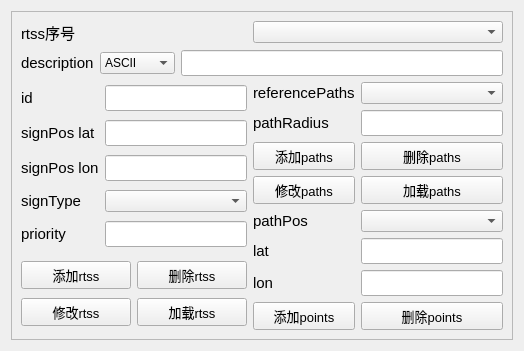
        <widget class="QWidget" name="tab_rtss">
         <attribute name="title">
          <string>rtss</string>
         </attribute>
         <layout class="QGridLayout" name="gridLayout_2">
          <item row="0" column="0">
           <widget class="QFrame" name="frame_6">
            <property name="frameShape">
             <enum>QFrame::StyledPanel</enum>
            </property>
            <property name="frameShadow">
             <enum>QFrame::Raised</enum>
            </property>
            <layout class="QGridLayout" name="gridLayout_13">
             <item row="0" column="0">
              <widget class="QLabel" name="label_77">
               <property name="font">
                <font>
                 <family>Arial</family>
                 <pointsize>11</pointsize>
                </font>
               </property>
               <property name="text">
                <string>rtss序号</string>
               </property>
              </widget>
             </item>
             <item row="0" column="1">
              <widget class="QComboBox" name="comboBox_rtss"/>
             </item>
             <item row="1" column="0" colspan="2">
              <layout class="QGridLayout" name="gridLayout_17">
               <item row="0" column="0">
                <widget class="QLabel" name="label_68">
                 <property name="font">
                  <font>
                   <family>Arial</family>
                   <pointsize>11</pointsize>
                  </font>
                 </property>
                 <property name="text">
                  <string>description</string>
                 </property>
                </widget>
               </item>
               <item row="0" column="1">
                <widget class="QComboBox" name="comboBox_rtssDesc">
                 <item>
                  <property name="text">
                   <string>ASCII</string>
                  </property>
                 </item>
                 <item>
                  <property name="text">
                   <string>GB2312</string>
                  </property>
                 </item>
                </widget>
               </item>
               <item row="0" column="2">
                <widget class="QLineEdit" name="lineEdit_rtssDesc">
                 <property name="font">
                  <font>
                   <family>Arial</family>
                   <pointsize>11</pointsize>
                  </font>
                 </property>
                </widget>
               </item>
              </layout>
             </item>
             <item row="2" column="0">
              <layout class="QGridLayout" name="gridLayout_16">
               <item row="2" column="1">
                <widget class="QLineEdit" name="lineEdit_rtssLon">
                 <property name="font">
                  <font>
                   <family>Arial</family>
                   <pointsize>11</pointsize>
                  </font>
                 </property>
                </widget>
               </item>
               <item row="1" column="1">
                <widget class="QLineEdit" name="lineEdit_rtssLat">
                 <property name="font">
                  <font>
                   <family>Arial</family>
                   <pointsize>11</pointsize>
                  </font>
                 </property>
                </widget>
               </item>
               <item row="4" column="0">
                <widget class="QLabel" name="label_79">
                 <property name="font">
                  <font>
                   <family>Arial</family>
                   <pointsize>11</pointsize>
                  </font>
                 </property>
                 <property name="text">
                  <string>priority</string>
                 </property>
                </widget>
               </item>
               <item row="2" column="0">
                <widget class="QLabel" name="label_76">
                 <property name="font">
                  <font>
                   <family>Arial</family>
                   <pointsize>11</pointsize>
                  </font>
                 </property>
                 <property name="text">
                  <string>signPos lon</string>
                 </property>
                </widget>
               </item>
               <item row="3" column="1">
                <widget class="QComboBox" name="comboBox_rtssType"/>
               </item>
               <item row="0" column="0">
                <widget class="QLabel" name="label_80">
                 <property name="font">
                  <font>
                   <family>Arial</family>
                   <pointsize>11</pointsize>
                  </font>
                 </property>
                 <property name="text">
                  <string>id</string>
                 </property>
                </widget>
               </item>
               <item row="3" column="0">
                <widget class="QLabel" name="label_78">
                 <property name="font">
                  <font>
                   <family>Arial</family>
                   <pointsize>11</pointsize>
                  </font>
                 </property>
                 <property name="text">
                  <string>signType</string>
                 </property>
                </widget>
               </item>
               <item row="4" column="1">
                <widget class="QLineEdit" name="lineEdit_rtssPriority">
                 <property name="font">
                  <font>
                   <family>Arial</family>
                   <pointsize>11</pointsize>
                  </font>
                 </property>
                </widget>
               </item>
               <item row="1" column="0">
                <widget class="QLabel" name="label_75">
                 <property name="font">
                  <font>
                   <family>Arial</family>
                   <pointsize>11</pointsize>
                  </font>
                 </property>
                 <property name="text">
                  <string>signPos lat</string>
                 </property>
                </widget>
               </item>
               <item row="0" column="1">
                <widget class="QLineEdit" name="lineEdit_rtssId">
                 <property name="font">
                  <font>
                   <family>Arial</family>
                   <pointsize>11</pointsize>
                  </font>
                 </property>
                </widget>
               </item>
              </layout>
             </item>
             <item row="3" column="0">
              <layout class="QGridLayout" name="gridLayout_18">
               <item row="1" column="0">
                <widget class="QPushButton" name="pushButton_RtssMod">
                 <property name="font">
                  <font>
                   <family>Arial</family>
                   <pointsize>10</pointsize>
                  </font>
                 </property>
                 <property name="text">
                  <string>修改rtss</string>
                 </property>
                </widget>
               </item>
               <item row="0" column="1">
                <widget class="QPushButton" name="pushButton_rtssDel">
                 <property name="font">
                  <font>
                   <family>Arial</family>
                   <pointsize>10</pointsize>
                  </font>
                 </property>
                 <property name="text">
                  <string>删除rtss</string>
                 </property>
                </widget>
               </item>
               <item row="1" column="1">
                <widget class="QPushButton" name="pushButton_RtssLoad">
                 <property name="font">
                  <font>
                   <family>Arial</family>
                   <pointsize>10</pointsize>
                  </font>
                 </property>
                 <property name="text">
                  <string>加载rtss</string>
                 </property>
                </widget>
               </item>
               <item row="0" column="0">
                <widget class="QPushButton" name="pushButton_rtssAdd">
                 <property name="font">
                  <font>
                   <family>Arial</family>
                   <pointsize>10</pointsize>
                  </font>
                 </property>
                 <property name="text">
                  <string>添加rtss</string>
                 </property>
                </widget>
               </item>
              </layout>
             </item>
             <item row="2" column="1" rowspan="2">
              <layout class="QGridLayout" name="gridLayout_4">
               <item row="0" column="0">
                <widget class="QLabel" name="label_71">
                 <property name="font">
                  <font>
                   <family>Arial</family>
                   <pointsize>11</pointsize>
                  </font>
                 </property>
                 <property name="text">
                  <string>referencePaths</string>
                 </property>
                </widget>
               </item>
               <item row="0" column="1">
                <widget class="QComboBox" name="comboBox_rtssPaths"/>
               </item>
               <item row="1" column="0">
                <widget class="QLabel" name="label_70">
                 <property name="font">
                  <font>
                   <family>Arial</family>
                   <pointsize>11</pointsize>
                  </font>
                 </property>
                 <property name="text">
                  <string>pathRadius</string>
                 </property>
                </widget>
               </item>
               <item row="1" column="1">
                <widget class="QLineEdit" name="lineEdit_rtssPathRadius">
                 <property name="font">
                  <font>
                   <family>Arial</family>
                   <pointsize>11</pointsize>
                  </font>
                 </property>
                </widget>
               </item>
               <item row="2" column="0">
                <widget class="QPushButton" name="pushButton_rtssAddPaths">
                 <property name="font">
                  <font>
                   <family>Arial</family>
                   <pointsize>10</pointsize>
                  </font>
                 </property>
                 <property name="text">
                  <string>添加paths</string>
                 </property>
                </widget>
               </item>
               <item row="2" column="1">
                <widget class="QPushButton" name="pushButton_rtssDelPaths">
                 <property name="font">
                  <font>
                   <family>Arial</family>
                   <pointsize>10</pointsize>
                  </font>
                 </property>
                 <property name="text">
                  <string>删除paths</string>
                 </property>
                </widget>
               </item>
               <item row="3" column="0">
                <widget class="QPushButton" name="pushButton_rtssModPaths">
                 <property name="font">
                  <font>
                   <family>Arial</family>
                   <pointsize>10</pointsize>
                  </font>
                 </property>
                 <property name="text">
                  <string>修改paths</string>
                 </property>
                </widget>
               </item>
               <item row="3" column="1">
                <widget class="QPushButton" name="pushButton_rtssLoadPaths">
                 <property name="font">
                  <font>
                   <family>Arial</family>
                   <pointsize>10</pointsize>
                  </font>
                 </property>
                 <property name="text">
                  <string>加载paths</string>
                 </property>
                </widget>
               </item>
               <item row="4" column="0">
                <widget class="QLabel" name="label_72">
                 <property name="font">
                  <font>
                   <family>Arial</family>
                   <pointsize>11</pointsize>
                  </font>
                 </property>
                 <property name="text">
                  <string>pathPos</string>
                 </property>
                </widget>
               </item>
               <item row="4" column="1">
                <widget class="QComboBox" name="comboBox_rtssPathPos"/>
               </item>
               <item row="5" column="0">
                <widget class="QLabel" name="label_69">
                 <property name="font">
                  <font>
                   <family>Arial</family>
                   <pointsize>11</pointsize>
                  </font>
                 </property>
                 <property name="text">
                  <string>lat</string>
                 </property>
                </widget>
               </item>
               <item row="5" column="1">
                <widget class="QLineEdit" name="lineEdit_rtssPathLat">
                 <property name="font">
                  <font>
                   <family>Arial</family>
                   <pointsize>11</pointsize>
                  </font>
                 </property>
                </widget>
               </item>
               <item row="6" column="0">
                <widget class="QLabel" name="label_73">
                 <property name="font">
                  <font>
                   <family>Arial</family>
                   <pointsize>11</pointsize>
                  </font>
                 </property>
                 <property name="text">
                  <string>lon</string>
                 </property>
                </widget>
               </item>
               <item row="6" column="1">
                <widget class="QLineEdit" name="lineEdit_rtssPathLon">
                 <property name="font">
                  <font>
                   <family>Arial</family>
                   <pointsize>11</pointsize>
                  </font>
                 </property>
                </widget>
               </item>
               <item row="7" column="0">
                <widget class="QPushButton" name="pushButton_rtssAddPos">
                 <property name="font">
                  <font>
                   <family>Arial</family>
                   <pointsize>10</pointsize>
                  </font>
                 </property>
                 <property name="text">
                  <string>添加points</string>
                 </property>
                </widget>
               </item>
               <item row="7" column="1">
                <widget class="QPushButton" name="pushButton_rtssDelPos">
                 <property name="font">
                  <font>
                   <family>Arial</family>
                   <pointsize>10</pointsize>
                  </font>
                 </property>
                 <property name="text">
                  <string>删除points</string>
                 </property>
                </widget>
               </item>
              </layout>
             </item>
            </layout>
           </widget>
          </item>
         </layout>
        </widget>
